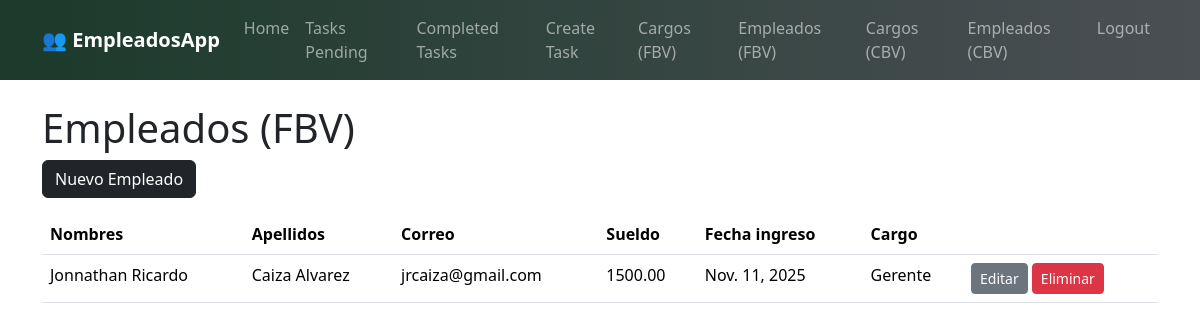
The app's page /fbv/empleados/ (signed in) with its own data.
### empleados/models.py (models this page shows, shortened)
class Empleado(models.Model):
    nombres = models.CharField(max_length=100)
    apellidos = models.CharField(max_length=100)
    correo = models.EmailField()
    sueldo = models.DecimalField(max_digits=10, decimal_places=2)
    fecha_ingreso = models.DateField()
    cargo = models.ForeignKey(Cargo, on_delete=models.CASCADE)

class Cargo(models.Model):
    nombre = models.CharField(max_length=100)
    descripcion = models.CharField(max_length=200, blank=True)
    def __str__(self):
        return self.nombre

### empleados/views_fbv.py (the view)
@login_required
def listar_empleados(request):
    empleados = Empleado.objects.all()
    return render(request, 'empleados/fbv/empleado_list.html', {'empleados': empleados})

### empleados/templates/empleados/fbv/empleado_list.html
{% extends 'base.html' %}
{% block content %}
<main class="container py-4">
    <h1>Empleados (FBV)</h1>
    <a class="btn btn-dark mb-3" href="{% url 'empleado_create_fbv' %}">Nuevo Empleado</a>
    <table class="table">
        <thead>
            <tr><th>Nombres</th><th>Apellidos</th><th>Correo</th><th>Sueldo</th><th>Fecha ingreso</th><th>Cargo</th><th></th></tr>
        </thead>
        <tbody>
            {% for empleado in empleados %}
            <tr>
                <td>{{ empleado.nombres }}</td>
                <td>{{ empleado.apellidos }}</td>
                <td>{{ empleado.correo }}</td>
                <td>{{ empleado.sueldo }}</td>
                <td>{{ empleado.fecha_ingreso }}</td>
                <td>{{ empleado.cargo }}</td>
                <td>
                    <a class="btn btn-sm btn-secondary" href="{% url 'empleado_update_fbv' empleado.id %}">Editar</a>
                    <a class="btn btn-sm btn-danger" href="{% url 'empleado_delete_fbv' empleado.id %}">Eliminar</a>
                </td>
            </tr>
            {% endfor %}
        </tbody>
    </table>
</main>
{% endblock %}

### records on screen
Empleado: nombres "Jonnathan Ricardo", apellidos "Caiza Alvarez", correo "jrcaiza@gmail.com", sueldo "1500.00", fecha_ingreso "Nov. 11, 2025", cargo "Gerente"
